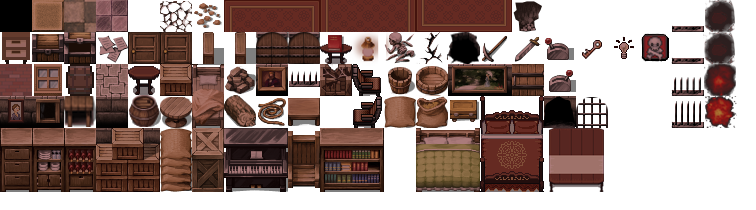
#> input picture assets/graphics/texture.png, 756 x 210 px
$ python make_wardrobe.py ../assets/graphics/texture.png
#> lines starting #> are read from the running program, lines starting #| are printed output that depends on the picture
"""Adds a wardrobe (a hiding spot) to the tileset at row 1, column 23
(interaction id 23).  Drawn in the same dark-wood palette as the drawer.
usage: python3 tools/make_wardrobe.py assets/graphics/texture.png"""
import sys
from PIL import Image, ImageDraw

path = sys.argv[1]
tex = Image.open(path).convert('RGBA')
#> tex is the input picture: PIL image 756x210 RGBA; mean R, G, B, A 112.9, 75.5, 69.6, 151.5
if tex.width < 800:                                   # make room for column 23 (and a spare)
    wide = Image.new('RGBA', (800, tex.height))
#> wide: PIL image 800x210 RGBA; every value is 0
    wide.paste(tex, (0, 0))
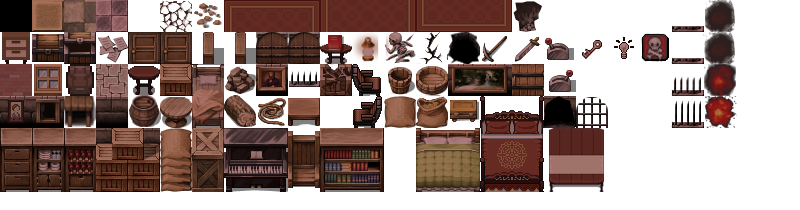
#> wide: PIL image 800x210 RGBA; mean R, G, B, A 106.7, 71.3, 65.7, 143.1; transparent parts drawn white
    tex = wide

W = Image.new('RGBA', (32, 32), (0, 0, 0, 0))
#> W: PIL image 32x32 RGBA; every value is 0
d = ImageDraw.Draw(W)
wood, dark, edge, hi = (85, 50, 39, 255), (52, 28, 22, 255), (30, 14, 12, 255), (122, 78, 60, 255)
d.rectangle([3, 1, 28, 31], fill=edge)                # body outline
d.rectangle([4, 2, 27, 30], fill=wood)
d.rectangle([4, 2, 27, 4], fill=hi)                   # cornice
d.line([(4, 5), (27, 5)], fill=edge)
d.rectangle([6, 7, 15, 28], fill=dark)                # left door
d.rectangle([16, 7, 25, 28], fill=dark)               # right door
d.rectangle([7, 8, 14, 27], outline=wood)
d.rectangle([17, 8, 24, 27], outline=wood)
d.line([(15, 7), (15, 28)], fill=(10, 4, 4, 255))     # the gap between the doors: something could be inside
d.line([(16, 7), (16, 28)], fill=(10, 4, 4, 255))
d.point([(13, 17), (18, 17)], fill=(200, 170, 110, 255))   # brass knobs
d.rectangle([4, 29, 27, 30], fill=edge)               # plinth
for y in (11, 20):                                    # grain
    d.line([(8, y), (12, y + 1)], fill=(64, 36, 28, 255))
    d.line([(19, y + 2), (23, y + 3)], fill=(64, 36, 28, 255))
tex.paste(W, (23 * 32, 32), W)
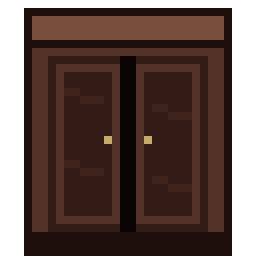
#> W: PIL image 32x32 RGBA (shown 8 times larger); mean R, G, B, A 47.6, 27.1, 21.3, 200.7; transparent parts drawn white
#> tex: PIL image 800x210 RGBA
tex.save(path)
print('wardrobe added at row 1, column 23 of', path)

$ run again, with assets/graphics/blood_drip.png copied over assets/graphics/texture.png
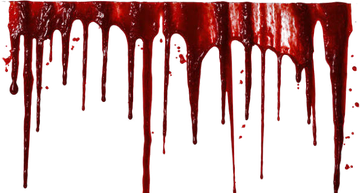
#> input picture assets/graphics/blood_drip.png, 360 x 193 px
#> tex is the input picture: PIL image 360x193 RGBA; mean R, G, B, A 48.2, 1.5, 0.9, 80.8
#> `wide.paste(tex, (0, 0))`:
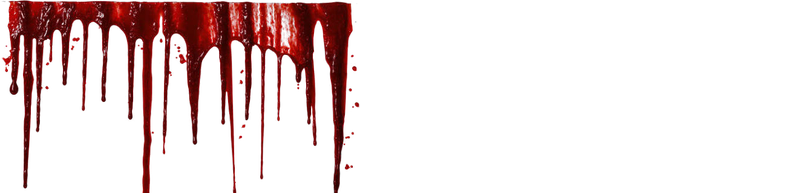
#> wide: PIL image 800x193 RGBA; mean R, G, B, A 21.7, 0.7, 0.4, 36.4; transparent parts drawn white
#> tex: PIL image 800x193 RGBA
